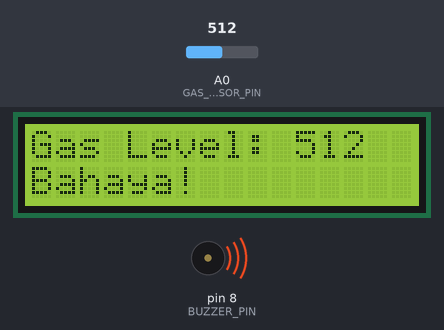
Simulated run of this sketch. Board: Arduino Uno, built with avr-gcc and run on an emulated ATmega328P. Parts: 16×2 character LCD, buzzer (waves = sounding, pin HIGH). The inputs (shaded band) are chosen by the test bench; at power-on: A0 (GAS_SENSOR_PIN) = 512. What the sketch prints to the serial monitor is not drawn.

Above: at 1.3 s.
1.4 s: A0 (GAS_SENSOR_PIN) set to 483
At 2.2 s:
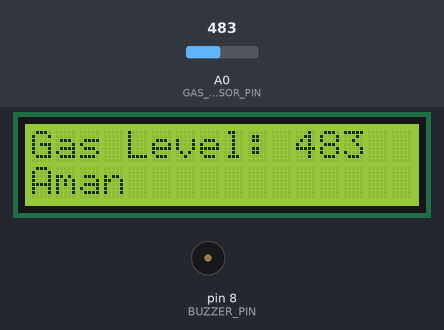
3.2 s: A0 (GAS_SENSOR_PIN) set to 510
At 4.4 s:
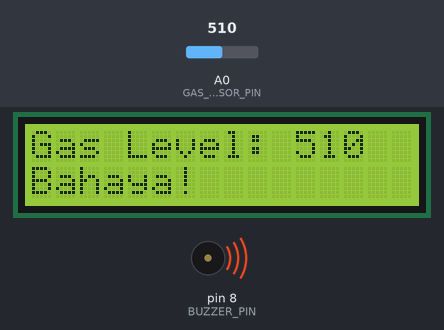
4.7 s: A0 (GAS_SENSOR_PIN) set to 490
At 6.0 s:
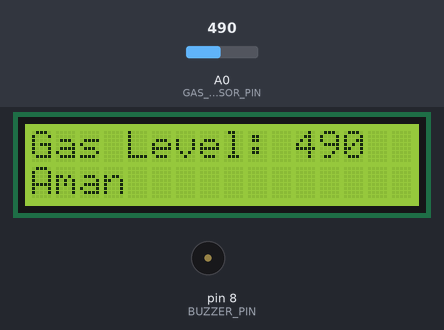
Timing chart, 0 to 7.7 s (numbered marks = the images above; inputs shaded):
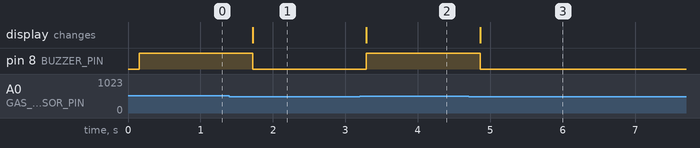

Measured:
- the behaviour switches between 501 and 500 on A0 (GAS_SENSOR_PIN) (found by bisection; images 0 and 1)
- after the input at 1.4 s, pin 8 (BUZZER_PIN): HIGH → LOW after 0.32 s; the display: changes after 0.32 s (image 1)
- after the input at 3.2 s, pin 8 (BUZZER_PIN): LOW → HIGH after 0.09 s; the display: changes after 0.09 s (image 2)
- after the input at 4.7 s, pin 8 (BUZZER_PIN): HIGH → LOW after 0.16 s; the display: changes after 0.16 s (image 3)

The sketch:

gas-sensor-four.ino
```cpp
#include <Wire.h>
#include <LiquidCrystal_I2C.h>

// Inisialisasi LCD I2C dengan alamat yang sesuai (sesuaikan jika perlu)
LiquidCrystal_I2C lcd(0x27, 16, 2);  // Alamat I2C untuk LCD

// Pin untuk sensor gas dan buzzer
const int GAS_SENSOR_PIN = A0;  // Pin analog untuk sensor gas
const int BUZZER_PIN = 8;      // Pin digital untuk buzzer

// Variabel untuk menyimpan nilai dari sensor gas
int gasValue;

void setup() {
  // Inisialisasi Serial Monitor untuk debugging
  Serial.begin(9600);

  // Inisialisasi pin buzzer sebagai output
  pinMode(BUZZER_PIN, OUTPUT);

  // Inisialisasi LCD
  lcd.begin(16, 2);   // Mengatur LCD dengan ukuran 16 kolom dan 2 baris
  lcd.init();         // Inisialisasi LCD
  lcd.backlight();    // Menyalakan backlight LCD
}

void loop() {
  // Membaca nilai dari sensor gas
  gasValue = analogRead(GAS_SENSOR_PIN);

  // Menampilkan nilai gas di Serial Monitor
  Serial.print("Nilai Gas: ");
  Serial.println(gasValue);

  // Menampilkan nilai gas di LCD
  lcd.clear();
  lcd.setCursor(0, 0);  // Menampilkan di baris pertama
  lcd.print("Gas Level: ");
  lcd.print(gasValue);

  // Mengatur tingkat gas, jika melewati batas tertentu
  if (gasValue > 500) {  // Misalnya, jika gas melebihi nilai 400
    lcd.setCursor(0, 1);  // Menampilkan di baris kedua
    lcd.print("Bahaya!");
    digitalWrite(BUZZER_PIN, HIGH);  // Menyalakan buzzer
  } else {
    lcd.setCursor(0, 1);  // Menampilkan di baris kedua
    lcd.print("Aman");
    digitalWrite(BUZZER_PIN, LOW);  // Mematikan buzzer
  }

  // Menunggu 500 ms sebelum pembacaan berikutnya
  delay(500);
}
```
